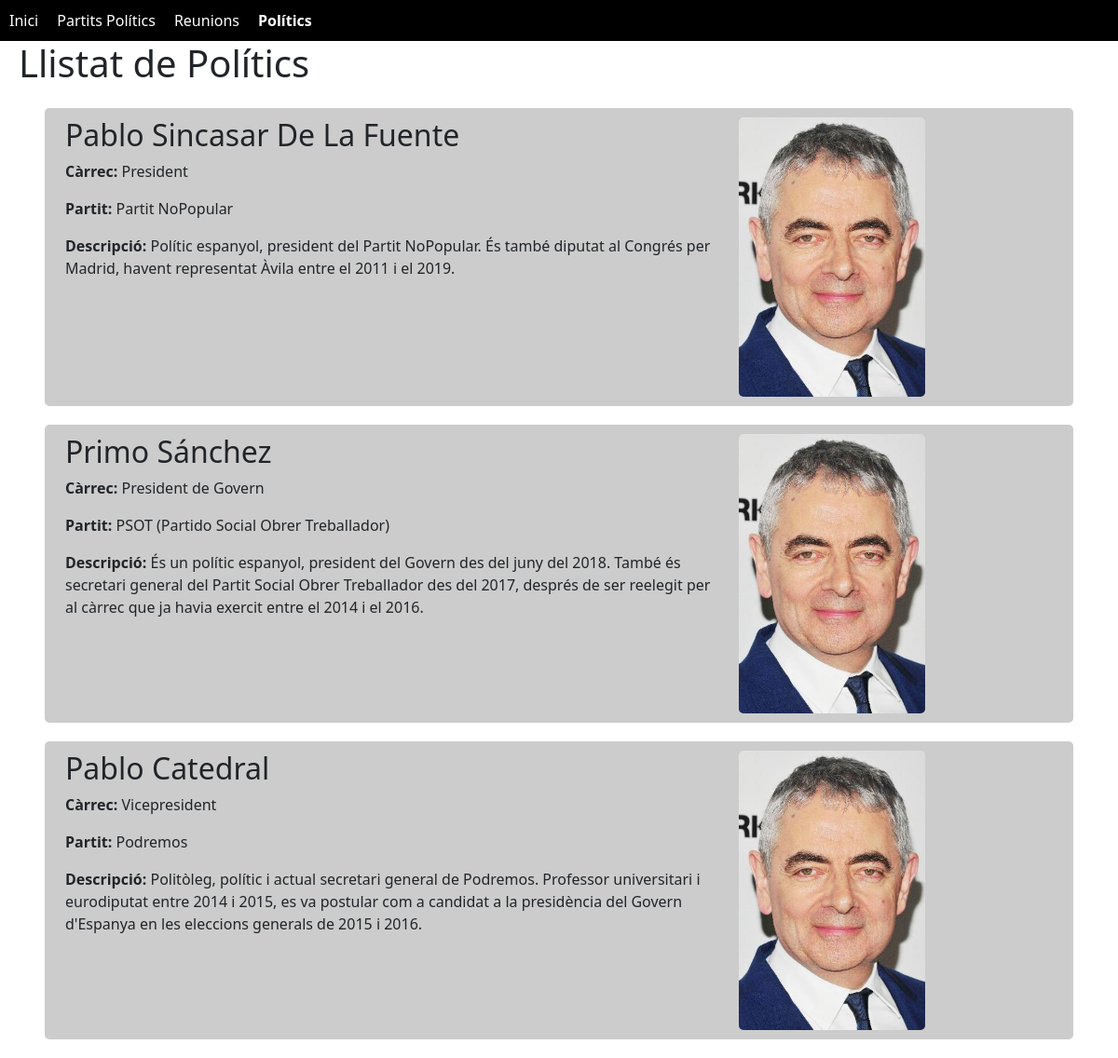
Screenshot of /politics/ with the database file from the repository.
### modelManagement/models.py (models this page shows, shortened)
class Politic(models.Model):
    firstname = models.CharField(max_length=255)
    lastname = models.CharField(max_length=255)
    carrec = models.CharField(max_length=255, null=True)
    partit = models.CharField(max_length=255, null=True)
    description = models.TextField(null=True)

### modelManagement/views.py (the view)
# urls.py: path('politics/', views.politics, name='politics'),
def politics(request):
    politics = Politic.objects.all()
    template = loader.get_template('politics.html')
    context = {
        'politics': politics,
    }
    return HttpResponse(template.render(context, request))

### modelManagement/templates/politics.html
{% extends "base.html" %}
{% load static %}
{% block content %}
<h1>Llistat de Polítics</h1>
<div class="flex-container align-content-center mt-4">
    {% for politic in politics %}
        <div class="  pl-4 row d-flex politician mx-5">
            <div class="politician-info col-8">
                <h2>{{ politic.firstname }} {{ politic.lastname }}</h2>
                <p><strong>Càrrec:</strong> {{ politic.carrec }}</p>
                <p><strong>Partit:</strong> {{ politic.partit }}</p>
                <p><strong>Descripció:</strong> {{ politic.description }}</p>
            </div>
            <div class="politician-photo col-4">
                <img src="{% static 'images/paco.jpg' %}" alt="Foto de {{ politic.firstname }} {{ politic.lastname }}">
            </div>
        </div>
    {% endfor %}
</div>
{% endblock %}

### static/css/style.css (style rules this page uses)
h1 { margin-left: 20px; margin-top: 20px; }
body { background-color: lightblue; font-family: verdana; }
.row { display: flex; flex: 1; }
.politician { display: flex; margin-bottom: 20px; transition: transform 0.3s ease; background-color: #CCCCCC; padding: 10px; border-radius: 5px; }
.politician-info { flex: 1; }
.politician-photo img { max-width: 100%; height: auto; border-radius: 5px; transition: filter 0.3s; max-height: 300px; }

### rows the page displays
Politic: firstname "Pablo", lastname "Sincasar De La Fuente", carrec "President", partit "Partit NoPopular", description "Polític espanyol, president del Partit NoPopular. És també diputat al Congrés per Madrid, havent representat Àvila entre el 2011 i el 2019."
Politic: firstname "Primo", lastname "Sánchez", carrec "President de Govern", partit "PSOT (Partido Social Obrer Treballador)", description "És un polític espanyol, president del Govern des del juny del 2018. També és secretari general del Partit Social Obrer Treballador des del 2017, després de ser reelegit per al càrrec que ja havia exercit entre el 2014 i el 2016."
Politic: firstname "Pablo", lastname "Catedral", carrec "Vicepresident", partit "Podremos", description "Politòleg, polític i actual secretari general de Podremos. Professor universitari i eurodiputat entre 2014 i 2015, es va postular com a candidat a la presidència del Govern d'Espanya en les eleccions generals de 2015 i 2016."
